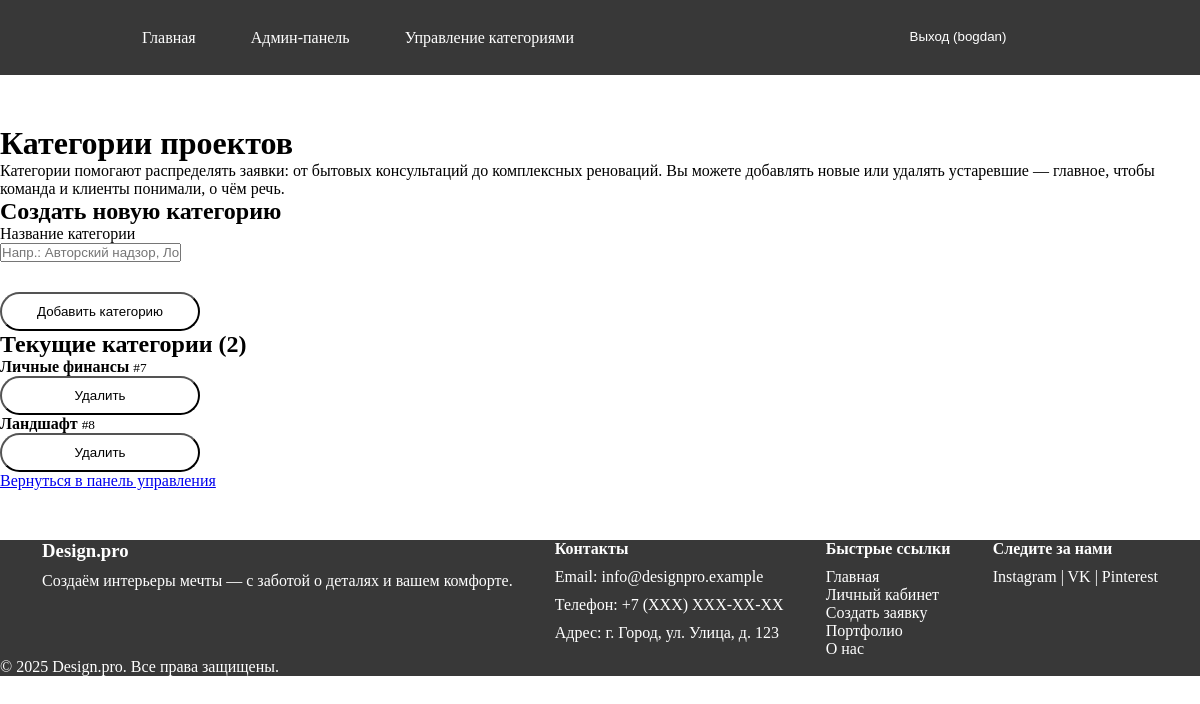
The page /main/manage_categories/ (signed in) on the database its author committed.
### main/models.py (models this page shows, shortened)
class Category(models.Model):
    name = models.CharField(max_length=100, unique=True)
    class Meta:
        verbose_name= 'Категория'
        verbose_name_plural = "Категории"

### main/views.py (the view, shortened to what this page needs)
# urls.py: path('manage_categories/', views.manage_categories, name='manage_categories'),
@user_passes_test(is_admin)
def manage_categories(request):
    categories = Category.objects.all()
    return render(request, 'main_app/manage_categories.html', {'categories': categories})

### main/views.py (called while the page is built)
def is_admin(user):
    return user.is_staff

### templates/main_app/manage_categories.html (shortened to what this page needs)
{% extends "base.html" %}
{% block content %}
    <div class="container admin-section">
        <div class="section-header">
            <h1> Категории проектов</h1>
            <p class="subtitle">
                Категории помогают распределять заявки: от бытовых консультаций до комплексных реноваций.
                Вы можете добавлять новые или удалять устаревшие — главное, чтобы команда и клиенты понимали, о чём
                речь.
            </p>
        </div>
        <div class="panel">
            <h2> Создать новую категорию</h2>
            <form method="post" class="add-form">
                <div class="input-group">
                    <label for="category-name">Название категории</label>
                    <input
                            type="text"
                            id="category-name"
                            name="name"
                            required
                            placeholder="Напр.: Авторский надзор, Лофт-офисы, Бюджетный ремонт"
                            maxlength="100"
                    >
                </div>
                <button type="submit" class="btn btn-success">Добавить категорию</button>
            </form>
        </div>
        <div class="panel">
            <h2> Текущие категории ({{ categories|length }})</h2>
            {% if categories %}
                <ul class="category-list">
                    {% for category in categories %}
                        <li class="category-item">
                        <span class="category-name">
                            <strong>{{ category.name }}</strong>
                            <small class="category-id">#{{ category.id }}</small>
                        </span>
                            <form
                                    method="post"
                                    class="delete-action"
                                    onsubmit="return confirmDelete('{{ category.name|escapejs }}');"
                            >
                                <button type="submit" class="btn btn-light btn-delete">
                                     Удалить
                                </button>
                            </form>
                        </li>
                    {% endfor %}
                </ul>
            {% else %}
                <div class="empty-box">
                    <p>Пока нет ни одной категории.</p>
                    <p class="hint">Создайте первую — например, «Жилые интерьеры» или «Коммерческие пространства».</p>
                </div>
            {% endif %}
        </div>
        <div class="actions-footer">
            <a href="{% url 'admin_dashboard' %}" class="btn btn-outline"> Вернуться в панель управления</a>
        </div>
    </div>
{% endblock %}

### templates/base.html (shortened to what this page needs)
<!DOCTYPE html>
<html lang="ru">
<head>
    {% load static %}
    <link rel="stylesheet" href="{% static 'css/style.css' %}">
</head>
<body>
<header class='wrapper'>
    <nav>
        <div>
            <a href="{% url 'home' %}">Главная</a>
            {% if user.is_authenticated %}
                {% if user.is_staff %}
                    <a href="{% url 'admin_dashboard' %}">Админ-панель</a>
                    <a href="{% url 'manage_categories' %}">Управление категориями</a>
                {% else %}
                    <a href="{% url 'user_dashboard' %}">Личный кабинет</a>
                    <a href="{% url 'create_request' %}">Создать заявку</a>
                {% endif %}
                </div>
                <div class="link-register">
                <li>
                    <form method="post" action="{% url 'logout' %}">
                        <button type="submit" class="logoutBase">
                            Выход ({{ user.username }})
                        </button>
                    </form>
                </li>
            {% else %}
                <a href="{% url 'login' %}">Вход</a>
                <a href="{% url 'register' %}">Регистрация</a>
            {% endif %}
            </div>
    </nav>
</header>
<main class='wrapper'>
    {% block content %}
    {% endblock %}
</main>
<footer class="wrapper">
    <div class="footer-container">
        <div class="footer-section">
            <h3>Design.pro</h3>
            <p>Создаём интерьеры мечты — с заботой о деталях и вашем комфорте.</p>
        </div>
        <div class="footer-section">
            <h4>Контакты</h4>
            <p>Email: info@designpro.example</p>
            <p>Телефон: +7 (XXX) XXX-XX-XX</p>
            <p>Адрес: г. Город, ул. Улица, д. 123</p>
        </div>
        <div class="footer-section">
            <h4>Быстрые ссылки</h4>
            <ul>
                <li><a href="{% url 'home' %}">Главная</a></li>
                <li><a href="{% url 'user_dashboard' %}">Личный кабинет</a></li>
                <li><a href="{% url 'create_request' %}">Создать заявку</a></li>
                <li><a href="#">Портфолио</a></li>
                <li><a href="#">О нас</a></li>
            </ul>
        </div>
        <div class="footer-section">
            <h4>Следите за нами</h4>
            <div class="social-links">
                <a href="#" target="_blank">Instagram</a> |
                <a href="#" target="_blank">VK</a> |
                <a href="#" target="_blank">Pinterest</a>
            </div>
        </div>
    </div>
    <p>&copy; {% now "Y" %} Design.pro. Все права защищены.</p>
</footer>
</body>
</html>

### static/css/style.css (style rules this page uses)
* { padding: 0; margin: 0; box-sizing: border-box; }
.wrapper { width: 100%; }
header { background-color: rgba(0, 0, 0, 0.78); }
header > nav { display: flex; height: 75px; margin: auto; justify-content: space-around; align-content: center; flex-wrap: wrap; }
header > nav > div { display: flex; flex-wrap: wrap; gap: 55px; }
body { display: flex; flex-direction: column; gap: 50px; }
main { display: flex; flex-direction: column; gap: 45px; justify-content: space-around; align-content: space-around; flex-wrap: wrap; }
.logoutBase { background: none; border: none; padding: 0; text-decoration: underline; cursor: pointer; color: #14aa56; }
li { list-style-type: none; }
footer a, header a, .logoutBase { text-decoration: none; color: #ffffff; }
footer { background-color: rgba(0, 0, 0, 0.78); color: white; }
.footer-container { display: flex; justify-content: space-evenly; }
.footer-container > div { display: flex; flex-direction: column; gap: 10px; }
.btn-danger, main button { border-radius: 50px; padding: 10px 15px; background-color: white; }
form { display: flex; flex-direction: column; width: 200px; gap: 30px; }

### rows shown on the page
Category: name "Личные финансы", id "7"
Category: name "Ландшафт", id "8"

### other values the page prints
{{ user.username }} "bogdan"
{{ categories|length }} "2"
